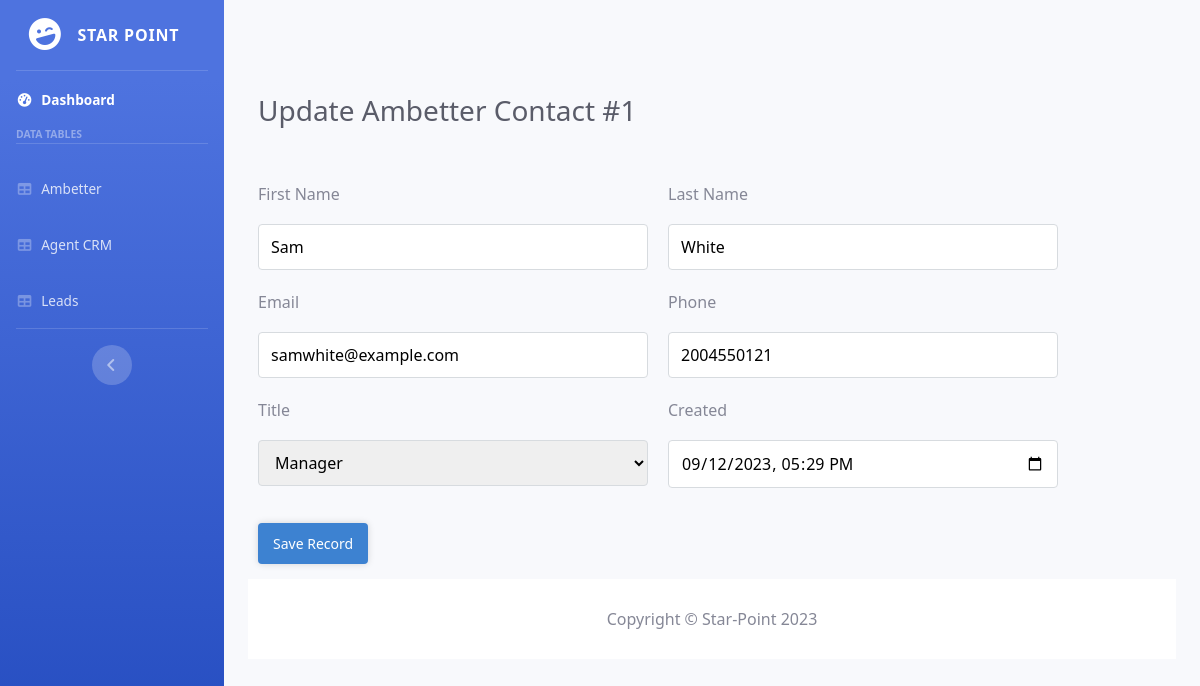
/View/CRM/update.php?id=1, run on the app's committed database.
### tables this page shows
CREATE TABLE `Customers` (
  `id` int NOT NULL,
  `first_name` varchar(50) NOT NULL,
  `last_name` varchar(50) NOT NULL,
  `email` varchar(255) NOT NULL,
  `phone` varchar(255) NOT NULL,
  `title` varchar(255) NOT NULL,
  `created` datetime NOT NULL DEFAULT CURRENT_TIMESTAMP
);

### View/CRM/update.php (the view, shortened to what this page needs)
<?php
include '../../php/functions.php';
$pdo = pdo_connect_mysql();
$stmt = $pdo->prepare('SELECT * FROM Customers WHERE id = ?');
$stmt->execute([ $_GET['id'] ]);
$contact = $stmt->fetch(PDO::FETCH_ASSOC);
?>
<?=CRM_header('Update')?>
<div id="content-wrapper" class="d-flex flex-column">
    <div id="content">
        <nav class="navbar navbar-expand navbar-light topbar mb-4 static-top">
        </nav>
        <div class=container-fluid>
            <div class="content update">
                <div class="d-sm-flex align-items-center justify-content-between mb-4">
                    <div class="wrap">
                        <h1 class="h3 mb-0 text-gray-800">Update Ambetter Contact #<?=$contact['id']?></h1>
                    </div>
                </div>
                <form action="?id=<?=$contact['id']?>" method="post" class="crud-form">
                    <div class="cols">
                        <div class="style-form-control">
                            <label for="first_name">First Name</label>
                            <input type="text" name="first_name" id="first_name" value="<?=$contact['first_name']?>" placeholder="John" required>
                        </div>
                        <div class="style-form-control">
                            <label for="last_name">Last Name</label>
                            <input type="text" name="last_name" id="last_name" value="<?=$contact['last_name']?>" placeholder="Doe" required>
                        </div>
                        <div class="style-form-control">
                            <label for="email">Email</label>
                            <input type="email" name="email" id="email" value="<?=$contact['email']?>" placeholder="Email Address" required>
                        </div>
                        <div class="style-form-control">
                            <label for="phone">Phone</label>
                            <input type="tel" name="phone" id="phone" value="<?=$contact['phone']?>" placeholder="Phone Number" required>
                        </div>
                        <div class="style-form-control">
                            <label for="title">Title</label>
                            <select name="title" id="title" required>
                                <option value="Manager"<?=$contact['title']=='Manager'?' selected':''?>>Manager</option>
                            </select>
                        </div>
                        <div class="style-form-control">
                            <label for="created">Created</label>
                            <input type="datetime-local" name="created" id="created" value="<?=date('Y-m-d\TH:i', strtotime($contact['created']))?>" placeholder="Created" required>
                        </div>
                    </div>
                    <button type="submit" name="submit" class="btn">Save Record</button>
                </form>
            </div>
            <?=CRM_footer()?>
        </div>
    </div>
</div>

### css/CRM/style.css (style rules this page uses)
* { box-sizing: border-box; font-family: system-ui, "Segoe UI", Roboto, Helvetica, Arial, sans-serif, "Apple Color Emoji", "Segoe UI Emoji", "Segoe UI Symbol"; font-size: 16px; }
body { background-color: #FFFFFF; margin: 0; }
.content { width: 100%; max-width: 1000px; margin: 0 auto; padding: 0 10px; }
.btn { display: inline-block; -webkit-appearance: none; -moz-appearance: none; appearance: none; border: none; text-decoration: none; background-color: #3d82d1; box-shadow: 0 0 7px 0 rgba(0, 0, 0, 0.15); font-weight: 500; border-radius: 4px; font-size: 14px; color: #FFFFFF; padding: 10px 15px; margin: 15px 0; cursor: pointer; transition: background-color 0.15s ease; }
.crud-form input[type=text], .crud-form input[type=email], .crud-form input[type=password], .crud-form input[type=number], .crud-form input[type=tel], .crud-form input[type=date], .crud-form input[type=datetime-local], .crud-form input[type=file], .crud-form select, .crud-form textarea { display: inline-block; padding: 10px 12px; margin-bottom: 15px; border: 1px solid #d7dbdf; border-radius: 4px; }
.crud-form input[type=text]::placeholder, .crud-form input[type=email]::placeholder, .crud-form input[type=password]::placeholder, .crud-form input[type=number]::placeholder, .crud-form input[type=tel]::placeholder, .crud-form input[type=date]::placeholder, .crud-form input[type=datetime-local]::placeholder, .crud-form input[type=file]::placeholder, .crud-form select::placeholder, .crud-form textarea::placeholder { color: #a8acaf; }
.crud-form .style-form-control { display: inline-flex; flex-flow: column; flex-wrap: wrap; width: calc(50% - 10px); padding-bottom: 5px; }
.crud-form .style-form-control label:nth-child(1) { display: block; padding: 0 0 10px 0; }
.crud-form .cols { display: flex; justify-content: space-between; flex-wrap: wrap; max-width: 800px; width: 100%; padding-top: 30px; }

### data on the page
customers: id "1", first_name "Sam", last_name "White", email "samwhite@example.com", phone "2004550121", title "Manager", created "09/12/2023 17:29"
